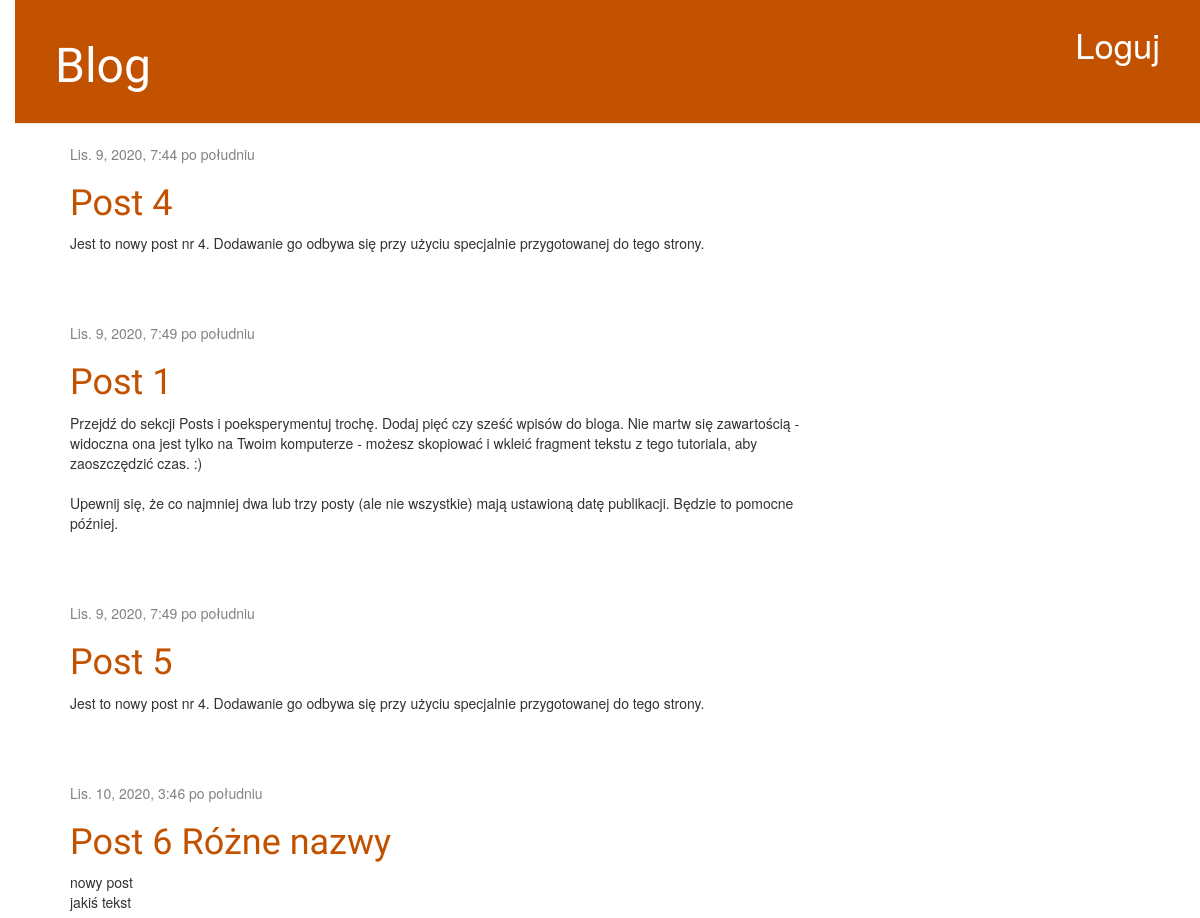
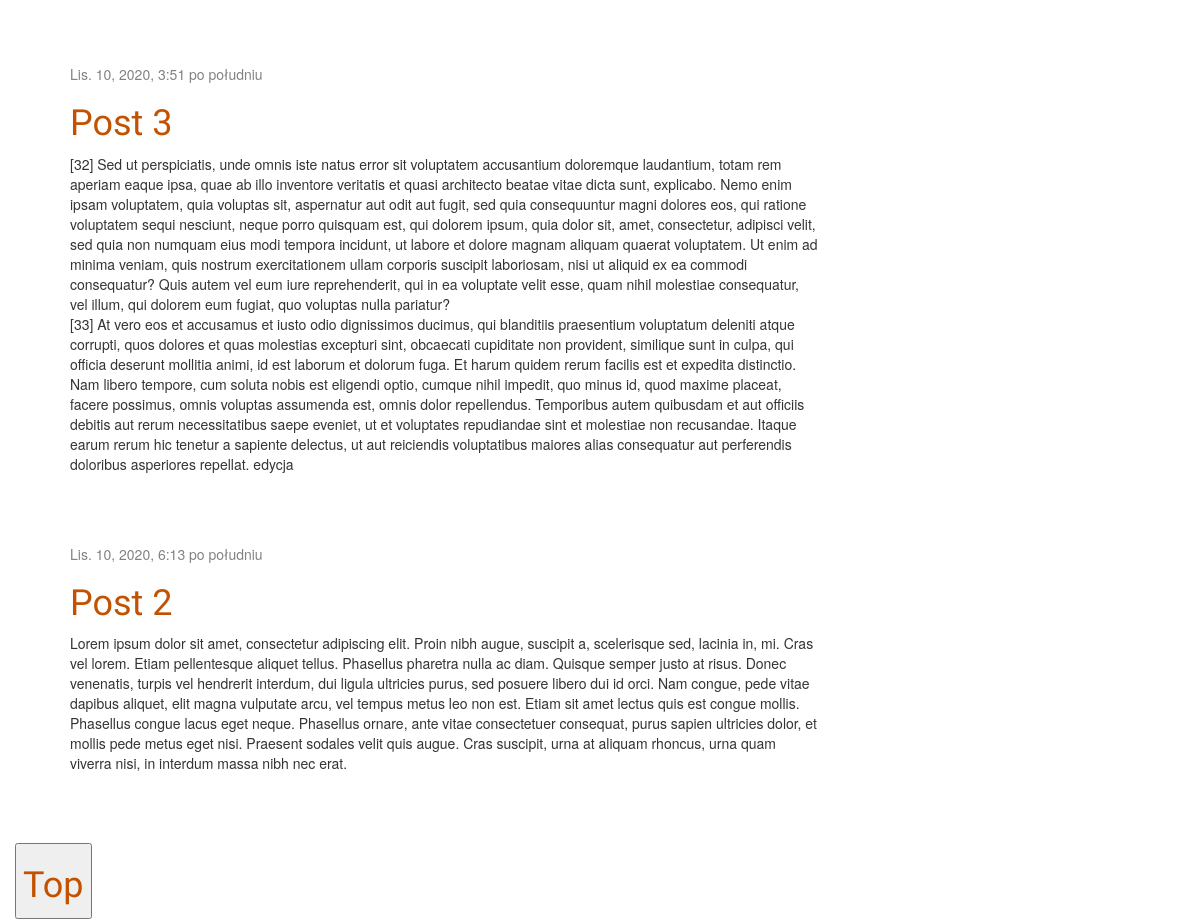
The page / on the database its author committed (2 pictures, top to bottom).
### blog/models.py (models this page shows, shortened)
class Post(models.Model):
    author = models.ForeignKey('auth.User', on_delete=models.CASCADE)
    title = models.CharField(max_length=200)
    text = models.TextField()
    created_date = models.DateTimeField(
            default=timezone.now)
    published_date = models.DateTimeField(
            blank=True, null=True)

### blog/views.py (the view)
# urls.py: path('', views.post_list, name='post_list'),
def post_list(request):
    posts = Post.objects.filter(published_date__lte=timezone.now()).order_by('published_date')
    return render(request, 'blog/post_list.html', {'posts': posts})

### blog/templates/blog/post_list.html
{% extends 'blog/base.html' %}
{% block content %}
    {% for post in posts %}
        <div class="post">
            <div class="date">
                {{ post.published_date }}
            </div>
            <h1><a href="{% url 'post_detail' pk=post.pk %}">{{ post.title }}</a></h1>
            <p>{{ post.text|linebreaksbr }}</p>
        </div>
    {% endfor %}
{% endblock %}

### blog/templates/blog/base.html (shortened to what this page needs)
{% load static %}
<html>
    <head>
        <link rel="stylesheet" href="//maxcdn.bootstrapcdn.com/bootstrap/3.2.0/css/bootstrap.min.css">
        <link rel="stylesheet" href="//maxcdn.bootstrapcdn.com/bootstrap/3.2.0/css/bootstrap-theme.min.css">
        <link rel="stylesheet" href="{% static 'css/blog.css' %}">
    </head>
    <body>
        <div class="page-header">
            {% if user.is_authenticated %}
                <a href="{% url 'post_new' %}" class="top-menu">Dodaj <span class="glyphicon glyphicon-plus"></span></a>
            {% else %}
                <a href="/admin" class="top-menu">Loguj</a>
            {% endif %}
            <h1><a href="/">Blog</a></h1>
        </div>
        <div class="content container">
            <div class="row">
                <div class="col-md-8">
                {% block content %}
                {% endblock %}
                </div>
            </div>
        </div>
        <div class="page-footer">
            <button onclick="topFunction()" id="myBtn" title="Go to top"><h1><a>   Top   </a></h1></button>
        </div>
    </body>
</html>

### blog/static/css/blog.css (style rules this page uses)
h1 a, h2 a { color: #C25100; font-family: 'Lobster'; }
body { padding-left: 15px; }
.page-header { background-color: #C25100; margin-top: 0; padding: 20px 20px 20px 40px; }
.page-header h1, .page-header h1 a, .page-header h1 a:visited, .page-header h1 a:active { color: #ffffff; font-size: 36pt; text-decoration: none; }
.content { margin-left: 40px; }
h1, h2, h3, h4 { font-family: 'Lobster', cursive; }
.date { color: #828282; }
.top-menu, .top-menu:hover, .top-menu:visited { color: #ffffff; float: right; font-size: 26pt; margin-right: 20px; }
.post { margin-bottom: 70px; }

### rows shown on the page
Post: published_date "Lis. 9, 2020, 7:44 po południu", title "Post 4", text "Jest to nowy post nr 4. Dodawanie go odbywa się przy użyciu specjalnie przygotowanej do tego strony."
Post: published_date "Lis. 9, 2020, 7:49 po południu", title "Post 1", text "Przejdź do sekcji Posts i poeksperymentuj trochę. Dodaj pięć czy sześć wpisów do bloga. Nie martw się zawartością - widoczna ona jest tylko na Twoim komputerze - możesz skopiować i wkleić fragment tekstu z tego tutoriala, aby zaoszczędzić czas. :) Upewnij się, że co najmniej dwa lub trzy posty (ale nie wszystkie) mają ustawioną datę publikacji. Będzie to pomocne później."
Post: published_date "Lis. 9, 2020, 7:49 po południu", title "Post 5", text "Jest to nowy post nr 4. Dodawanie go odbywa się przy użyciu specjalnie przygotowanej do tego strony."
Post: published_date "Lis. 10, 2020, 3:46 po południu", title "Post 6 Różne nazwy", text "nowy post jakiś tekst"
Post: published_date "Lis. 10, 2020, 3:51 po południu", title "Post 3", text "[32] Sed ut perspiciatis, unde omnis iste natus error sit voluptatem accusantium doloremque laudantium, totam rem aperiam eaque ipsa, quae ab illo inventore veritatis et quasi architecto beatae vitae dicta sunt, explicabo. Nemo enim ipsam voluptatem, quia voluptas sit, aspernatur aut odit aut fugit, sed quia consequuntur magni dolores eos, qui ratione voluptatem sequi nesciunt, neque porro quisquam est, qui dolorem ipsum, quia dolor sit, amet, consectetur, adipisci velit, sed quia non numquam eius modi tempora incidunt, ut labore et dolore magnam aliquam quaerat voluptatem. Ut enim ad minima veniam, quis nostrum exercitationem ullam corporis suscipit laboriosam, nisi ut aliquid ex ea…"
Post: published_date "Lis. 10, 2020, 6:13 po południu", title "Post 2", text "Lorem ipsum dolor sit amet, consectetur adipiscing elit. Proin nibh augue, suscipit a, scelerisque sed, lacinia in, mi. Cras vel lorem. Etiam pellentesque aliquet tellus. Phasellus pharetra nulla ac diam. Quisque semper justo at risus. Donec venenatis, turpis vel hendrerit interdum, dui ligula ultricies purus, sed posuere libero dui id orci. Nam congue, pede vitae dapibus aliquet, elit magna vulputate arcu, vel tempus metus leo non est. Etiam sit amet lectus quis est congue mollis. Phasellus congue lacus eget neque. Phasellus ornare, ante vitae consectetuer consequat, purus sapien ultricies dolor, et mollis pede metus eget nisi. Praesent sodales velit quis augue. Cras suscipit, urna at…"
